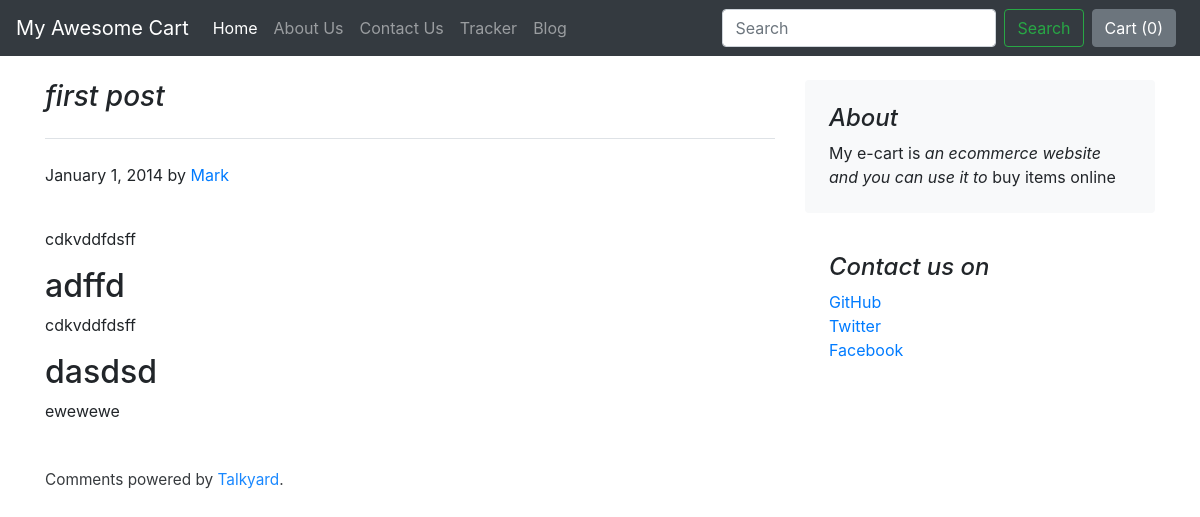
The page /blog/blogpost/1 on the database its author committed.
### blog/models.py (models this page shows)
class Blogpost(models.Model):
    post_id=models.AutoField(primary_key=True)
    title=models.CharField(max_length=50)
    head0=models.CharField(max_length=500,default="")
    chead0=models.CharField(max_length=5000,default="")
    head1=models.CharField(max_length=500,default="")
    chead1=models.CharField(max_length=5000,default="")
    head2=models.CharField(max_length=500,default="")
    chead2=models.CharField(max_length=5000,default="")
    pub_date=models.DateField()
    thumbnail=models.ImageField(upload_to="blog/images",default="")
    def __str__(self):
        return self.title

### blog/views.py (the view)
# urls.py: path("blogpost/<int:id>",views.blogpost,name='blogpost'),
def blogpost(request,id):
    post=Blogpost.objects.filter(post_id=id)[0]
    print(post)
    return render(request,'blog/blogpost.html',{'post':post})

### blog/templates/blog/blogpost.html (shortened to what this page needs)
{% extends 'blog/basic.html' %}
{% block body %}
{% load static %}
<div class="container">
<div class="row mt-4">
    <div class="col-md-8 blog-main">
      <h3 class="pb-4 mb-4 font-italic border-bottom">
{{post.title}}      </h3>
      <div class="blog-post">
        <p class="blog-post-meta">January 1, 2014 by <a href="#">Mark</a></p>
          <div class="fb-like" data-href="http://127.0.0.1:8000/blog/blogpost/{{post.post_id}}" data-width="" data-layout="standard" data-action="like" data-size="small" data-share="true"></div><br>
        <p>{{post.chead0}}</p>
        <h2>{{post.head1}}</h2>
        <p>{{post.chead0}}</p>
      <h2>{{post.head2}}</h2>
        <p>{{post.chead2}}</p>
<div class="talkyard-comments" data-discussion-id="" style="margin-top: 45px;">
<p style="margin-top: 25px; opacity: 0.9; font-size: 96%">Comments powered by
<a href="https://www.talkyard.io">Talkyard</a>.</p>
</div>
      </div>
    </div>
    <aside class="col-md-4 blog-sidebar">
      <div class="p-4 mb-3 bg-light rounded">
        <h4 class="font-italic">About</h4>
        <p class="mb-0">My e-cart is <em>an ecommerce website and you can use it to </em> buy items online</p>
      </div>
      <div class="p-4">
        <h4 class="font-italic">Contact us on</h4>
        <ol class="list-unstyled">
          <li><a href="#">GitHub</a></li>
          <li><a href="#">Twitter</a></li>
          <li><a href="#">Facebook</a></li>
        </ol>
      </div>
    </aside>
  </div>
</div>
{% endblock %}

### rows shown on the page
Blogpost: title "first post", chead0 "cdkvddfdsff", head1 "adffd", head2 "dasdsd", chead2 "ewewewe"
